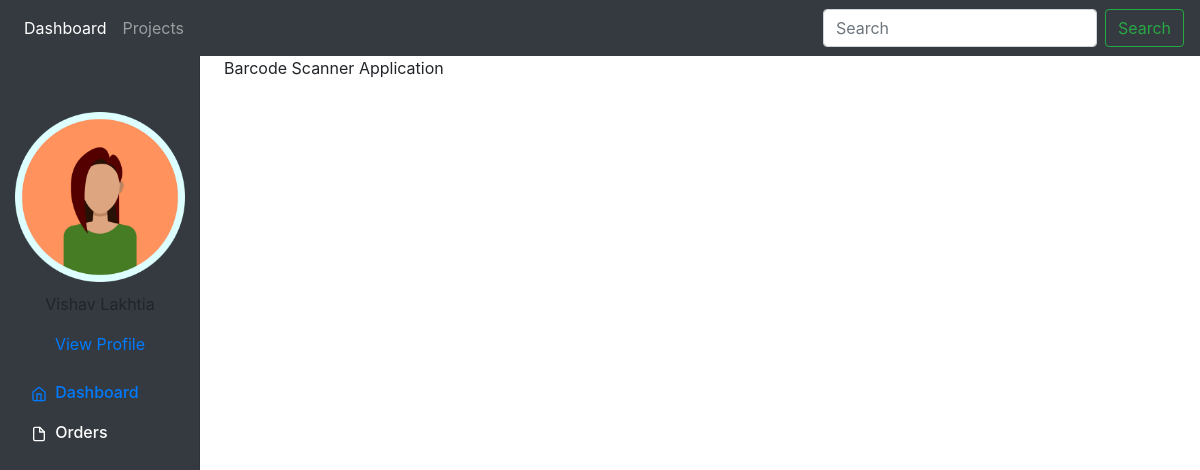
Page /project/2 on the earlier database version.
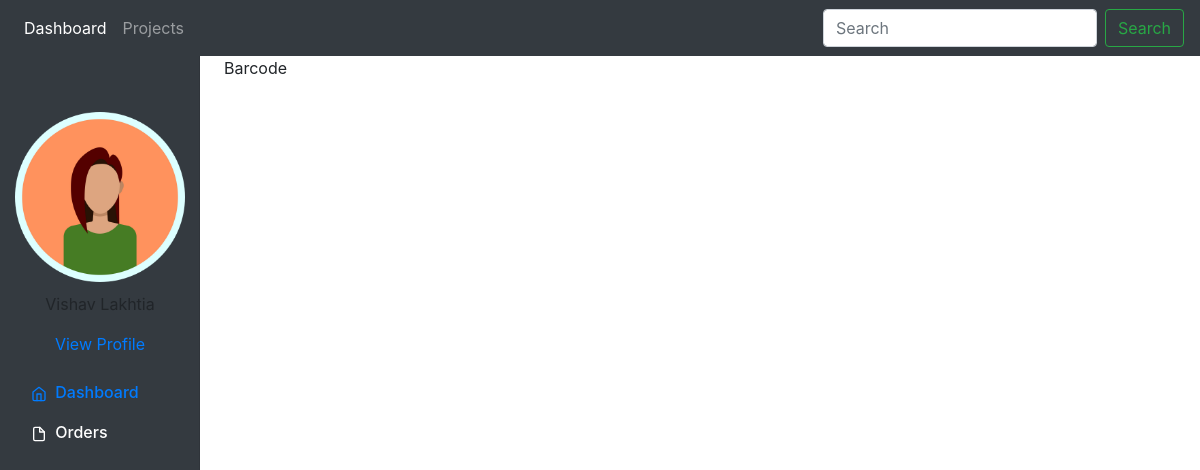
Same page on the later database version.
### System/models.py (models this page shows, shortened)
class Project(models.Model):
    PROJECT_STATUS = (
        ("Open", "Open"),
        ("Closed", "Closed")
    )
    name = models.CharField(max_length=50)
    description = models.TextField(max_length=1000)
    date_created = models.DateField(auto_now=True)
    last_updated = models.DateField(auto_now=True)
    status = models.CharField(max_length=200, choices=PROJECT_STATUS, default="Open", null=True)
    created_by = models.ForeignKey("customer", on_delete=models.CASCADE,default=1)

### System/views.py (the view)
# urls.py: path('project/<int:pk>', views.project_view, name="project"),
def project_view(request, pk):
    project = Project.objects.get(id=pk)
    task = Task.objects.filter(project=pk)
    print(task)
    return render(request, "project_detail.html",
                  {
                      "project": project
                  })

### System/models.py (called while the page is built)
    def __str__(self):
        return f"{self.name}----{self.project.name}"

### System/templates/project_detail.html
{% extends "base.html" %}
{% block content %}
    {{ project.name }}
{% endblock%}

Differences in the rows shown:
changed Project: name "Barcode Scanner Application" → "Barcode"
